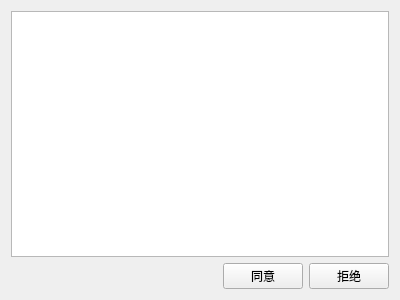
<?xml version="1.0" encoding="UTF-8"?>
<ui version="4.0">
 <class>FriendReqListPage</class>
 <widget class="QWidget" name="FriendReqListPage">
  <property name="geometry">
   <rect>
    <x>0</x>
    <y>0</y>
    <width>400</width>
    <height>300</height>
   </rect>
  </property>
  <property name="windowTitle">
   <string>Form</string>
  </property>
  <layout class="QVBoxLayout" name="verticalLayout">
   <item>
    <widget class="QListWidget" name="lwReqList"/>
   </item>
   <item>
    <layout class="QHBoxLayout" name="horizontalLayout">
     <item>
      <spacer name="horizontalSpacer">
       <property name="orientation">
        <enum>Qt::Orientation::Horizontal</enum>
       </property>
       <property name="sizeHint" stdset="0">
        <size>
         <width>40</width>
         <height>20</height>
        </size>
       </property>
      </spacer>
     </item>
     <item>
      <widget class="QPushButton" name="btnAccept">
       <property name="text">
        <string>同意</string>
       </property>
      </widget>
     </item>
     <item>
      <widget class="QPushButton" name="btnAbord">
       <property name="text">
        <string>拒绝</string>
       </property>
      </widget>
     </item>
    </layout>
   </item>
  </layout>
 </widget>
 <resources/>
 <connections/>
</ui>
